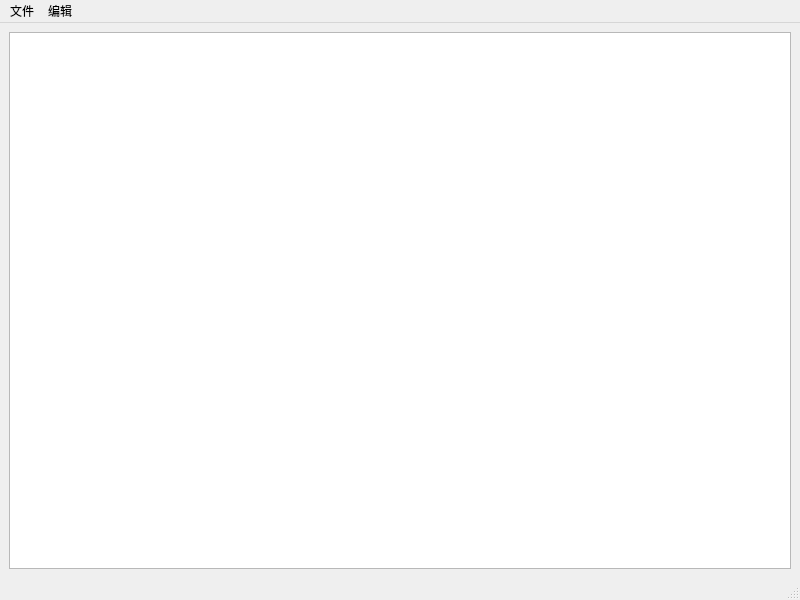
<?xml version="1.0" encoding="UTF-8"?>
<ui version="4.0">
  <class>BinaryViewer</class>
  <widget class="QMainWindow" name="BinaryViewer">
    <property name="geometry">
      <rect>
        <x>0</x>
        <y>0</y>
        <width>800</width>
        <height>600</height>
      </rect>
    </property>
    <property name="minimumSize">
      <size>
        <width>800</width>
        <height>600</height>
      </size>
    </property>
    <property name="windowTitle">
      <string>BinaryViewer</string>
    </property>
    <widget class="QWidget" name="centralwidget">
      <layout class="QVBoxLayout" name="verticalLayout">
        <item>
          <widget class="QTableView" name="tableView" />
        </item>
      </layout>
    </widget>
    <widget class="QStatusBar" name="statusBar" />
    <widget class="QMenuBar" name="menuBar">
      <property name="geometry">
        <rect>
          <x>0</x>
          <y>0</y>
          <width>800</width>
          <height>43</height>
        </rect>
      </property>
      <widget class="QMenu" name="menu_File">
        <property name="title">
          <string>文件</string>
        </property>
        <addaction name="action_Open" />
        <addaction name="action_Reopen" />
        <addaction name="action_Save" />
        <addaction name="action_SaveAs" />
      </widget>
      <widget class="QMenu" name="menu_Edit">
        <property name="title">
          <string>编辑</string>
        </property>
        <addaction name="action_Search" />
        <addaction name="action_Replace" />
      </widget>
      <addaction name="menu_File" />
      <addaction name="menu_Edit" />
    </widget>
    <action name="action_Open">
      <property name="text">
        <string>打开</string>
      </property>
    </action>
    <action name="action_Reopen">
      <property name="text">
        <string>重新加载</string>
      </property>
    </action>
    <action name="action_Save">
      <property name="text">
        <string>保存</string>
      </property>
    </action>
    <action name="action_SaveAs">
      <property name="text">
        <string>另存为</string>
      </property>
    </action>
    <action name="action_Search">
      <property name="text">
        <string>查找</string>
      </property>
    </action>
    <action name="action_Replace">
      <property name="text">
        <string>替换</string>
      </property>
    </action>
  </widget>
  <resources />
  <connections />
</ui>
